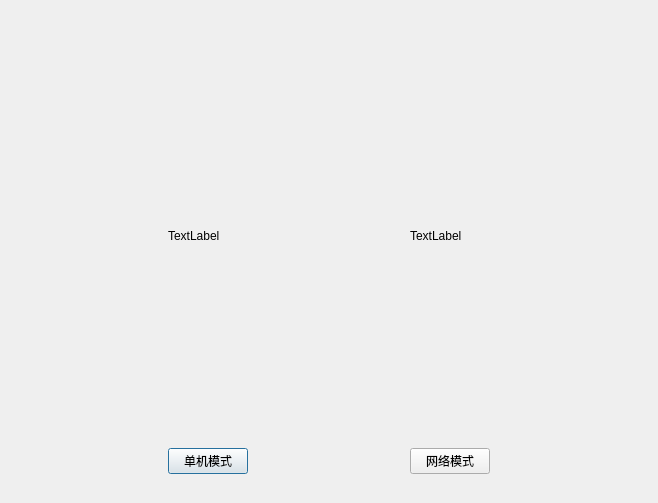
<?xml version="1.0" encoding="UTF-8"?>
<ui version="4.0">
 <class>GameMode</class>
 <widget class="QDialog" name="GameMode">
  <property name="geometry">
   <rect>
    <x>0</x>
    <y>0</y>
    <width>658</width>
    <height>503</height>
   </rect>
  </property>
  <property name="windowTitle">
   <string>Dialog</string>
  </property>
  <layout class="QHBoxLayout" name="horizontalLayout_2">
   <item>
    <widget class="QStackedWidget" name="stackedWidget">
     <property name="currentIndex">
      <number>0</number>
     </property>
     <widget class="QWidget" name="mode_page">
      <layout class="QHBoxLayout" name="horizontalLayout_3">
       <item>
        <spacer name="horizontalSpacer">
         <property name="orientation">
          <enum>Qt::Horizontal</enum>
         </property>
         <property name="sizeHint" stdset="0">
          <size>
           <width>40</width>
           <height>20</height>
          </size>
         </property>
        </spacer>
       </item>
       <item>
        <widget class="QWidget" name="single_widget" native="true">
         <layout class="QVBoxLayout" name="verticalLayout_4">
          <item>
           <widget class="QLabel" name="single_lab">
            <property name="text">
             <string>TextLabel</string>
            </property>
           </widget>
          </item>
          <item>
           <widget class="QPushButton" name="single_btn">
            <property name="text">
             <string>单机模式</string>
            </property>
           </widget>
          </item>
         </layout>
        </widget>
       </item>
       <item>
        <spacer name="horizontalSpacer_2">
         <property name="orientation">
          <enum>Qt::Horizontal</enum>
         </property>
         <property name="sizeHint" stdset="0">
          <size>
           <width>40</width>
           <height>20</height>
          </size>
         </property>
        </spacer>
       </item>
       <item>
        <widget class="QWidget" name="net_widget" native="true">
         <layout class="QVBoxLayout" name="verticalLayout_5">
          <item>
           <widget class="QLabel" name="net_lab">
            <property name="text">
             <string>TextLabel</string>
            </property>
           </widget>
          </item>
          <item>
           <widget class="QPushButton" name="net_btn">
            <property name="text">
             <string>网络模式</string>
            </property>
           </widget>
          </item>
         </layout>
        </widget>
       </item>
       <item>
        <spacer name="horizontalSpacer_3">
         <property name="orientation">
          <enum>Qt::Horizontal</enum>
         </property>
         <property name="sizeHint" stdset="0">
          <size>
           <width>40</width>
           <height>20</height>
          </size>
         </property>
        </spacer>
       </item>
      </layout>
     </widget>
     <widget class="QWidget" name="room_page">
      <layout class="QHBoxLayout" name="horizontalLayout">
       <item>
        <spacer name="horizontalSpacer_4">
         <property name="orientation">
          <enum>Qt::Horizontal</enum>
         </property>
         <property name="sizeHint" stdset="0">
          <size>
           <width>40</width>
           <height>20</height>
          </size>
         </property>
        </spacer>
       </item>
       <item>
        <widget class="QWidget" name="auto_create_room_widget_2" native="true">
         <layout class="QVBoxLayout" name="verticalLayout">
          <item>
           <spacer name="verticalSpacer">
            <property name="orientation">
             <enum>Qt::Vertical</enum>
            </property>
            <property name="sizeHint" stdset="0">
             <size>
              <width>20</width>
              <height>182</height>
             </size>
            </property>
           </spacer>
          </item>
          <item>
           <widget class="QLabel" name="auto_create_room_lab">
            <property name="text">
             <string>TextLabel</string>
            </property>
           </widget>
          </item>
          <item>
           <widget class="QPushButton" name="auto_create_room_btn">
            <property name="text">
             <string>PushButton</string>
            </property>
           </widget>
          </item>
          <item>
           <spacer name="verticalSpacer_2">
            <property name="orientation">
             <enum>Qt::Vertical</enum>
            </property>
            <property name="sizeHint" stdset="0">
             <size>
              <width>20</width>
              <height>181</height>
             </size>
            </property>
           </spacer>
          </item>
         </layout>
        </widget>
       </item>
       <item>
        <spacer name="horizontalSpacer_6">
         <property name="orientation">
          <enum>Qt::Horizontal</enum>
         </property>
         <property name="sizeHint" stdset="0">
          <size>
           <width>40</width>
           <height>20</height>
          </size>
         </property>
        </spacer>
       </item>
       <item>
        <widget class="QWidget" name="auto_create_room_widget" native="true">
         <layout class="QVBoxLayout" name="verticalLayout_2">
          <item>
           <spacer name="verticalSpacer_3">
            <property name="orientation">
             <enum>Qt::Vertical</enum>
            </property>
            <property name="sizeHint" stdset="0">
             <size>
              <width>20</width>
              <height>182</height>
             </size>
            </property>
           </spacer>
          </item>
          <item>
           <widget class="QLabel" name="manual_create_room_lab">
            <property name="text">
             <string>TextLabel</string>
            </property>
           </widget>
          </item>
          <item>
           <widget class="QPushButton" name="manual_create_room_btn">
            <property name="text">
             <string>PushButton</string>
            </property>
           </widget>
          </item>
          <item>
           <spacer name="verticalSpacer_4">
            <property name="orientation">
             <enum>Qt::Vertical</enum>
            </property>
            <property name="sizeHint" stdset="0">
             <size>
              <width>20</width>
              <height>181</height>
             </size>
            </property>
           </spacer>
          </item>
         </layout>
        </widget>
       </item>
       <item>
        <spacer name="horizontalSpacer_7">
         <property name="orientation">
          <enum>Qt::Horizontal</enum>
         </property>
         <property name="sizeHint" stdset="0">
          <size>
           <width>40</width>
           <height>20</height>
          </size>
         </property>
        </spacer>
       </item>
       <item>
        <widget class="QWidget" name="search_room_widget" native="true">
         <layout class="QVBoxLayout" name="verticalLayout_3">
          <item>
           <spacer name="verticalSpacer_5">
            <property name="orientation">
             <enum>Qt::Vertical</enum>
            </property>
            <property name="sizeHint" stdset="0">
             <size>
              <width>20</width>
              <height>182</height>
             </size>
            </property>
           </spacer>
          </item>
          <item>
           <widget class="QLabel" name="serach_room_lab">
            <property name="text">
             <string>TextLabel</string>
            </property>
           </widget>
          </item>
          <item>
           <widget class="QPushButton" name="serach_room_btn">
            <property name="text">
             <string>PushButton</string>
            </property>
           </widget>
          </item>
          <item>
           <spacer name="verticalSpacer_6">
            <property name="orientation">
             <enum>Qt::Vertical</enum>
            </property>
            <property name="sizeHint" stdset="0">
             <size>
              <width>20</width>
              <height>181</height>
             </size>
            </property>
           </spacer>
          </item>
         </layout>
        </widget>
       </item>
       <item>
        <spacer name="horizontalSpacer_5">
         <property name="orientation">
          <enum>Qt::Horizontal</enum>
         </property>
         <property name="sizeHint" stdset="0">
          <size>
           <width>40</width>
           <height>20</height>
          </size>
         </property>
        </spacer>
       </item>
      </layout>
     </widget>
    </widget>
   </item>
  </layout>
 </widget>
 <resources/>
 <connections/>
</ui>
